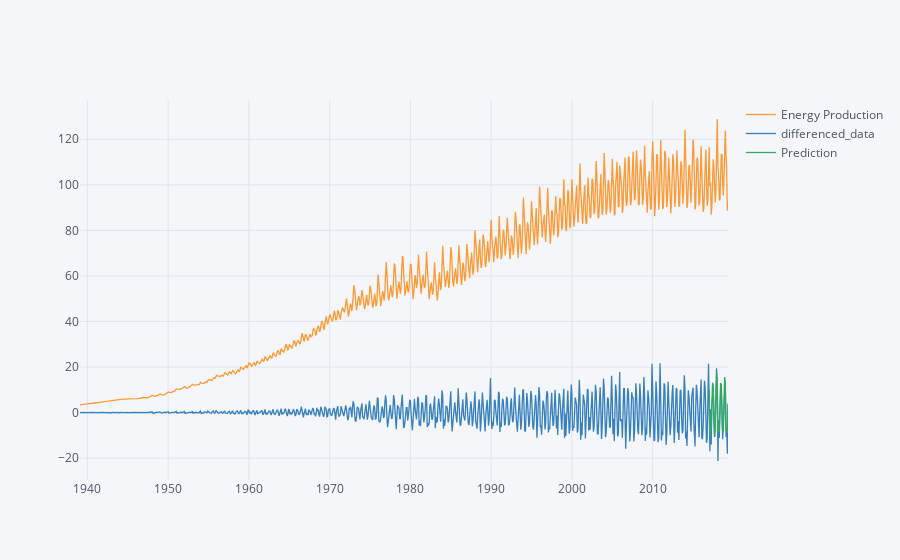

The notebook cell saved with this chart:
### Code cell
pd.concat([data,future_forecast],axis=1).iplot()

### Figure 1 — Plotly figure (JSON) as saved in the notebook; plotly's stock layout.template omitted (floating-point values rounded to 4 significant figures; data arrays with more than 128 entries replaced by an {"elided": "..."} marker saying what was removed)
{"data": [{"line": {"color": "rgba(255, 153, 51, 1.0)", "dash": "solid", "shape": "linear", "width": 1.3}, "mode": "lines", "name": "Energy Production", "text": "", "type": "scatter", "x": {"elided": "964 str values"}, "y": {"elided": "964 float values"}}, {"line": {"color": "rgba(55, 128, 191, 1.0)", "dash": "solid", "shape": "linear", "width": 1.3}, "mode": "lines", "name": "differenced_data", "text": "", "type": "scatter", "x": {"elided": "964 str values"}, "y": {"elided": "964 float values"}}, {"line": {"color": "rgba(50, 171, 96, 1.0)", "dash": "solid", "shape": "linear", "width": 1.3}, "mode": "lines", "name": "Prediction", "text": "", "type": "scatter", "x": {"elided": "964 str values"}, "y": {"elided": "964 mixed values"}}], "layout": {"legend": {"bgcolor": "#F5F6F9", "font": {"color": "#4D5663"}}, "paper_bgcolor": "#F5F6F9", "plot_bgcolor": "#F5F6F9", "title": {"font": {"color": "#4D5663"}}, "xaxis": {"gridcolor": "#E1E5ED", "showgrid": true, "tickfont": {"color": "#4D5663"}, "title": {"font": {"color": "#4D5663"}, "text": ""}, "zerolinecolor": "#E1E5ED"}, "yaxis": {"gridcolor": "#E1E5ED", "showgrid": true, "tickfont": {"color": "#4D5663"}, "title": {"font": {"color": "#4D5663"}, "text": ""}, "zerolinecolor": "#E1E5ED"}}}
